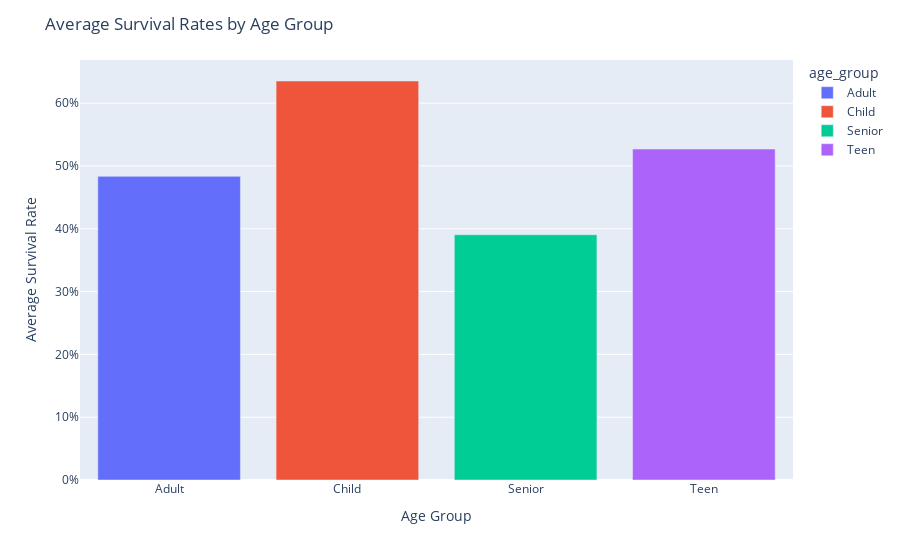

Notebook code cell kept with this figure:
### Markdown cell above
For this exercise you will analyze survival patterns on the Titanic by looking at passenger class, sex, and age group. Name the function `survival_demographics()`.

1. Create a new column in the Titanic dataset that classifies passengers into age categories (i.e., a pandas `category` series). The categories should be:
    - Child (up to 12)
    - Teen (13–19)
    - Adult (20–59)
    - Senior (60+)  
  
	Hint: The `pd.cut()` function might come in handy here.

2. Group the passengers by class, sex, and age group.  

3. For each group, calculate:  
    - The total number of passengers, `n_passengers`
    - The number of survivors, `n_survivors`
    - The survival rate, `survival_rate`

4. Return a table that includes the results for *all* combinations of class, sex, and age group.  

5. Order the results so they are easy to interpret.  

6. Come up with a clear question that your results table makes you curious about (e.g., “Did women in first class have a higher survival rate than men in other classes?”). Write this question in your `app.py` file above the call to your visualization function, using `st.write("Your Question Here")`.
   
7. Create a Plotly visualization in a function named `visualize_demographic()` that directly addresses your question by returning a Plotly figure (e.g., `fig = px. ...`). You are free to choose the chart type that you think best communicates the findings. Be creative — try different approaches, compare them, and ensure that your chart clearly answers the question you posed.

### Code cell
def survival_demographics(df):
    """
    Analyze survival patterns by passenger class, sex, and age group.
    
    Args:
        df: DataFrame containing Titanic passenger data
        
    Returns:
        DataFrame with survival statistics by demographic groups
    """
    # Create age groups as categorical
    bins = [0, 12, 19, 59, np.inf]
    labels = ['Child', 'Teen', 'Adult', 'Senior']
    df['age_group'] = pd.cut(df['Age'], bins=bins, labels=labels, right=False)
    
    # Group by class, sex, and age group
    grouped = df.groupby(['Pclass', 'Sex', 'age_group'], dropna=False)
    
    # Calculate statistics
    result = grouped.agg(
        n_passengers=('PassengerId', 'count'),
        n_survivors=('Survived', 'sum')
    ).reset_index()
    
    # Create all combinations to include groups with no members
    all_combos = pd.MultiIndex.from_product(
        [[1, 2, 3], ['female', 'male'], labels],
        names=['Pclass', 'Sex', 'age_group']
    ).to_frame(index=False)
    
    # Merge and fill missing groups with 0
    result = (all_combos
              .merge(result, how='left', on=['Pclass', 'Sex', 'age_group'])
              .fillna({'n_passengers': 0, 'n_survivors': 0}))
    result['n_passengers'] = result['n_passengers'].astype(int)
    result['n_survivors'] = result['n_survivors'].astype(int)
    
    # Calculate survival rate, and handle division
    result['survival_rate'] = result['n_survivors'] / result['n_passengers'].replace(0, np.nan)
    result['survival_rate'] = result['survival_rate'].fillna(0)
    
    # Sort for better readability
    result = result.sort_values(['Pclass', 'Sex', 'age_group'])
    
    return result


def visualize_demographic():
    """
    Visualize survival rates across different age groups.
    
    Returns:
        Plotly figure showing survival patterns
    """
    # Load data
    df = pd.read_csv('https://raw.githubusercontent.com/leontoddjohnson/datasets/main/data/titanic.csv')
    
    # Get survival demographics
    data = survival_demographics(df)
    
    # Calculate average survival rate for each age group (across all classes and sexes)
    avg_by_age = data.groupby('age_group').agg(
        avg_survival_rate=('survival_rate', 'mean')
    ).reset_index()
    
    # Simple bar chart
    fig = px.bar(
        avg_by_age,
        x='age_group',
        y='avg_survival_rate',
        color='age_group',
    )

    fig.update_layout(
        title='Average Survival Rates by Age Group',
        xaxis_title='Age Group',
        yaxis_title='Average Survival Rate',
    )
    # Change the survival rates to percentages instead of decimals
    fig.update_yaxes(tickformat='.0%')
    
    return fig

visualize_demographic()

### Figure 1 — Plotly figure (JSON) as saved in the notebook; plotly's stock layout.template omitted (floating-point values rounded to 4 significant figures)
{"data": [{"hovertemplate": "age_group=%{x}<br>avg_survival_rate=%{y}<extra></extra>", "legendgroup": "Adult", "marker": {"color": "#636efa", "pattern": {"shape": ""}}, "name": "Adult", "orientation": "v", "showlegend": true, "textposition": "auto", "type": "bar", "x": ["Adult"], "xaxis": "x", "y": [0.4834], "yaxis": "y"}, {"hovertemplate": "age_group=%{x}<br>avg_survival_rate=%{y}<extra></extra>", "legendgroup": "Child", "marker": {"color": "#EF553B", "pattern": {"shape": ""}}, "name": "Child", "orientation": "v", "showlegend": true, "textposition": "auto", "type": "bar", "x": ["Child"], "xaxis": "x", "y": [0.6353], "yaxis": "y"}, {"hovertemplate": "age_group=%{x}<br>avg_survival_rate=%{y}<extra></extra>", "legendgroup": "Senior", "marker": {"color": "#00cc96", "pattern": {"shape": ""}}, "name": "Senior", "orientation": "v", "showlegend": true, "textposition": "auto", "type": "bar", "x": ["Senior"], "xaxis": "x", "y": [0.3905], "yaxis": "y"}, {"hovertemplate": "age_group=%{x}<br>avg_survival_rate=%{y}<extra></extra>", "legendgroup": "Teen", "marker": {"color": "#ab63fa", "pattern": {"shape": ""}}, "name": "Teen", "orientation": "v", "showlegend": true, "textposition": "auto", "type": "bar", "x": ["Teen"], "xaxis": "x", "y": [0.5269], "yaxis": "y"}], "layout": {"barmode": "relative", "legend": {"title": {"text": "age_group"}, "tracegroupgap": 0}, "margin": {"t": 60}, "title": {"text": "Average Survival Rates by Age Group"}, "xaxis": {"anchor": "y", "categoryarray": ["Adult", "Child", "Senior", "Teen"], "categoryorder": "array", "domain": [0, 1], "title": {"text": "Age Group"}}, "yaxis": {"anchor": "x", "domain": [0, 1], "tickformat": ".0%", "title": {"text": "Average Survival Rate"}}}}
